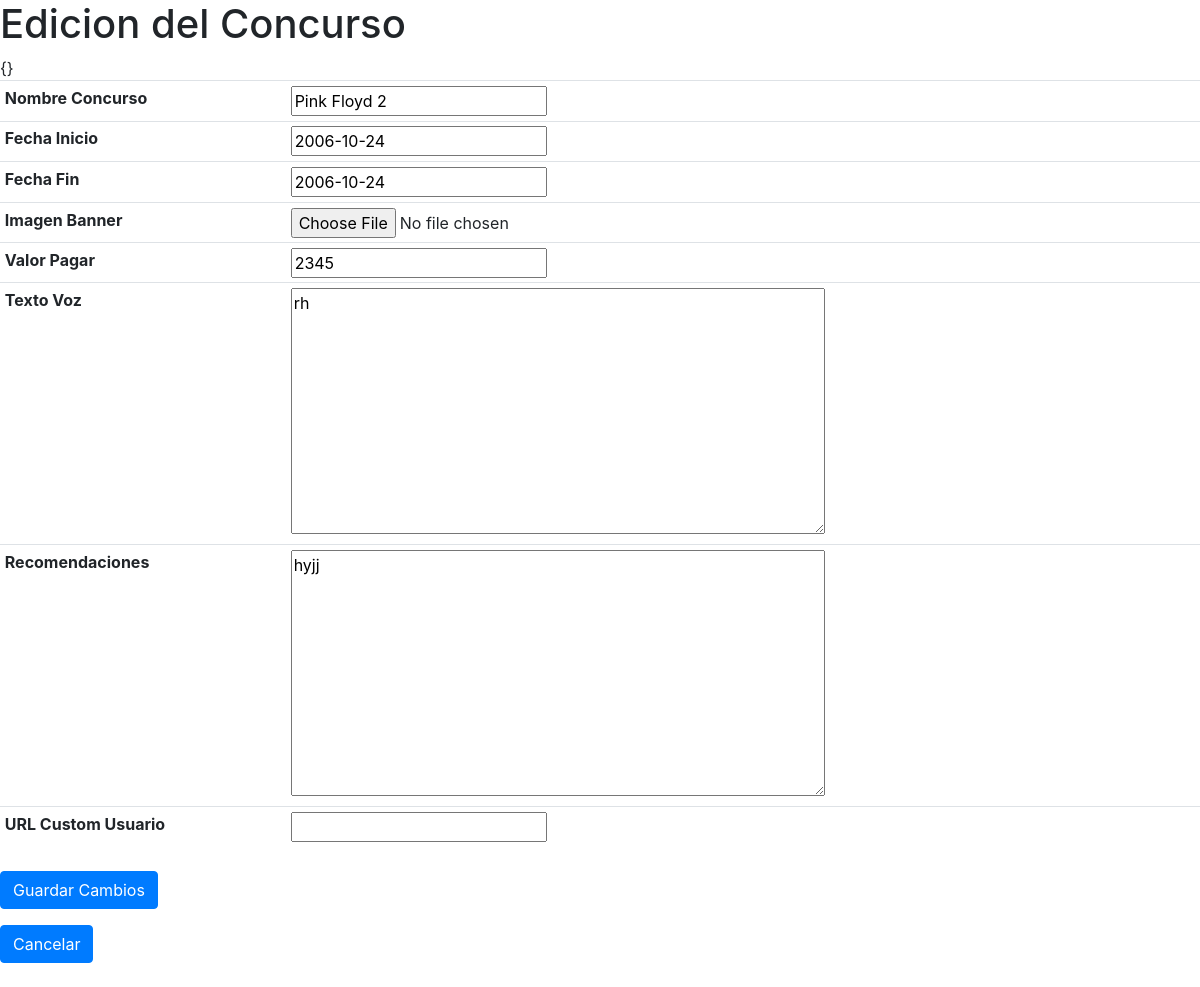
The page /concursos/editar/4/ on the database its author committed.
### WebConcursos/models.py (models this page shows)
class Concurso(models.Model):
    nombre = models.CharField(max_length=200)
    fecha_inicio = models.DateTimeField(blank=False)
    fecha_fin = models.DateTimeField(blank=False)
    valor_pagar = models.IntegerField()
    ruta_imagen = models.ImageField(blank=True,null=True)
    texto_voz = models.CharField(max_length=2000)
    recomendaciones = models.CharField(max_length=2000)
    url_concurso = models.URLField(null=True,blank=False,max_length=200)
    url_concurso_custom = models.URLField(null=True,blank=True,max_length=200)
    fecha_creacion = models.DateTimeField(blank=True, default=timezone.now)
    estado = models.CharField(null=True,max_length=2000, default='Vigente')
    id_administrador = models.ForeignKey(User,on_delete=models.CASCADE)

### WebConcursos/views.py (the view)
# urls.py: url(r'^concursos/editar/(?P<id_concurso>\d+)/$',views.formulario_editar_concurso, name = 'editar'),
def formulario_editar_concurso(request, id_concurso):
	print("metodo  formulario_editar_concurso ", request.method)
	if request.method == 'POST':
		formulario_edicion = forms.FormEditarConcurso(request.POST, request.FILES)
		print(formulario_edicion.errors.as_data)
		if formulario_edicion.is_valid():
			concurso = formulario_edicion.save(commit=False)
			concurso.id = id_concurso
			concurso.id_administrador = request.user
			concurso.url_concurso = '/concursos/locutor/detalle_concurso/'+ str(concurso.id) + '/' + str(concurso.id_administrador.id)
			concurso.save()
			concurso.url_concurso_custom = str(concurso.url_concurso_custom)
			concurso.save()
			if request.FILES.get('ruta_imagen') == None:
				concurso.ruta_imagen = 'sin-imagen.png'
				concurso.save()
			print("Edicion terminada")
		return redirect('WebConcursos:lista_concursos' ) #despues de guardarlo, envio al usuario a la lista de eventos
	else:
		concursos = Concurso.objects.filter(id = id_concurso)
		print(id_concurso)
		formulario_edicion = forms.FormEditarConcurso()
		return render(request, 'editar_concurso.html', {'formulario_edicion':formulario_edicion , 'concursos':concursos })

### WebConcursos/forms.py
class FormEditarConcurso(forms.ModelForm):
	class Meta:
		model = models.Concurso
		fields = ['nombre','fecha_inicio','fecha_fin','valor_pagar', 'ruta_imagen', 'texto_voz','recomendaciones','url_concurso_custom']
		widgets = {
		'fecha_fin' : forms.DateTimeInput(attrs={'placeholder': '2006-10-25' , 'id': 'fecha_fin' , 'onchange': 'return validacion(this.value)' }),
		'fecha_inicio' : forms.DateTimeInput(attrs={'placeholder': '2006-10-25' , 'id': 'fecha_inicio' , 'onchange': 'return validacion(this.value)' }),
		'texto_voz' :  forms.Textarea(attrs={'rows':10, 'cols':50}),
		'recomendaciones' :  forms.Textarea(attrs={'rows':10, 'cols':50}),
		}

### WebConcursos/templates/editar_concurso.html (shortened to what this page needs)
{% extends 'base_layout.html' %}
{% block content%}
    <h1>Edicion del Concurso</h1>
  {% for concurso in concursos  %}
  <form id ='form_editar' method='POST' action="{% url 'WebConcursos:editar' id_concurso=concurso.id %}" enctype="multipart/form-data">
      {{formulario_edicion.errors.as_data}}
      <div>
         <table contentEditable = 'true' class="table table-hover table-sm">
             <tr>
              <th>Nombre Concurso</th>
              <td>{{ formulario_edicion.nombre }}</td>
            </tr>
            <tr>
              <th>Fecha Inicio</th>
              <td>{{ formulario_edicion.fecha_inicio }}</td>
            </tr>
            <tr>
              <th>Fecha Fin</th>
              <td>{{ formulario_edicion.fecha_fin }}</td>
            </tr>
             <tr>
              <th>Imagen Banner</th>
              <td>{{ formulario_edicion.ruta_imagen}}</td>
            <tr>
            <tr>
              <th>Valor Pagar</th>
              <td>{{ formulario_edicion.valor_pagar }}</td>
            <tr>
            <tr>
              <th>Texto Voz</th>
              <td>{{ formulario_edicion.texto_voz }}</td>
            <tr>
            <tr>
              <th>Recomendaciones</th>
              <td>{{ formulario_edicion.recomendaciones }}</td>
            <tr>
            <tr>
              <th>URL Custom Usuario</th>
              <td>{{formulario_edicion.url_concurso_custom}}</td>
            </tr>
          </table>
      </div>
      <input id="boton_guardar" class="btn btn-primary my-2" type='submit' value='Guardar Cambios'/>
  </form>
    <div>
      <form class ='formularios' method='post' action="{% url 'WebConcursos:lista_concursos' %}">
        <p><input class="btn btn-primary my-2" type='submit' value='Cancelar'/></p>
      </form>
    </div>
  {% endfor %}
{% endblock%}

### rows shown on the page
Concurso: errors.as_data "{}", nombre "Pink Floyd 2", fecha_inicio "2006-10-24", fecha_fin "2006-10-24", valor_pagar "2345", texto_voz "rh", recomendaciones "hyjj"
